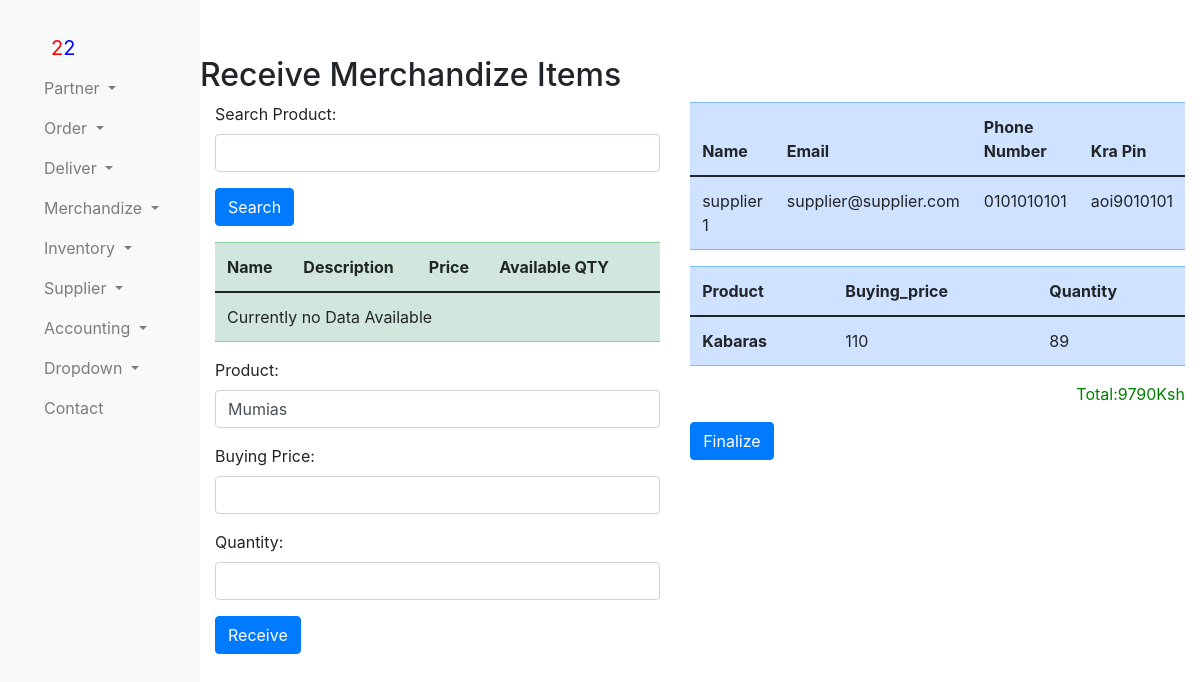
Screenshot of /product/receiveMerchandizeProduct/ (signed in) with the database file from the repository.
### product/models.py (models this page shows)
class ReceiveGoodsCategoryModelHolder(models.Model):
    supplier = models.ForeignKey(SupplierDetailModel,on_delete=models.SET_DEFAULT,default=1)
    receivedBY = models.ForeignKey(settings.AUTH_USER_MODEL, on_delete=models.CASCADE)

class ReceiveGoodsDetailHolderModel(models.Model):
    receive_goods_category  =  models.ForeignKey(ReceiveGoodsCategoryModelHolder,on_delete=models.SET_DEFAULT,default=1)
    product =  models.ForeignKey(ProductModel,on_delete=models.SET_DEFAULT,default=1)
    buying_price = models.IntegerField()
    quantity = models.IntegerField()

class ProductModel(models.Model):
    product_category =  models.ForeignKey(ProductCategoryModel,on_delete=models.SET_DEFAULT,default=1)
    product_name = models.CharField(max_length=255)
    product_description = models.CharField(max_length=255)
    product_price = models.IntegerField()
    packaging_quantity = models.IntegerField()
    product_quantity = models.IntegerField()
    product_image = models.ImageField(upload_to='product_images/',default='media/')
    def __str__(self):
        return  self.product_name

### supplier/models.py (models this page shows, shortened)
class SupplierDetailModel(models.Model):
    supplier_name = models.CharField(max_length=255)
    supplier_email_address = models.CharField(max_length=255)
    supplier_phone_number = models.CharField(max_length=255)
    supplier_kra_pin = models.CharField(max_length=255)
    supplier_bank_1 = models.CharField(max_length=255)
    supplier_bank_1_number = models.CharField(max_length=255)
    supplier_bank_2 = models.CharField(max_length=255)
    supplier_bank_2_number = models.CharField(max_length=255)

### product/views.py (the view, shortened to what this page needs)
def receiveMerchandizeProductView(request):
    currentUser= request.user
    product_id=request.GET.get('product_id')
    form=SearchProductForm
    productForm=AddReceiveGoodsDetailForm
    productResult = []
    if 'searchProduct' in request.GET:
        form = SearchProductForm(request.GET)
        if form.is_valid():
            searchProduct=form.cleaned_data['searchProduct']
            productResult=ProductModel.objects.filter(product_name__icontains=searchProduct)
    receivedSupplier=ReceiveGoodsCategoryModelHolder.objects.filter(receivedBY=currentUser).latest('id')
    if product_id is not None:
        product = ProductModel.objects.get(pk=product_id)
        productForm=AddReceiveGoodsDetailForm(initial={"product":product})
    else:
        productForm=AddReceiveGoodsDetailForm()
    receivedItems=ReceiveGoodsDetailHolderModel.objects.filter(receive_goods_category=receivedSupplier)
    pretotal=[]
    for i in receivedItems:
       itemTotal= i.buying_price*i.quantity
       pretotal.append(itemTotal)
    orderTotal=sum(pretotal)
    return render(request,'receiveMerchandizeProduct.html',{
                                                            "form":form,
                                                            "receivedSupplier":receivedSupplier,
                                                            "productResult":productResult,
                                                            "productForm":productForm,
                                                            "receivedItems":receivedItems,
                                                            "orderTotal":orderTotal
                                                            })

### product/forms.py
class AddReceiveGoodsDetailForm(forms.ModelForm):
    class Meta:
        model = ReceiveGoodsDetailHolderModel
        fields = [
                "product",
                "buying_price",
                "quantity",
        ]
        labels={
                "product":"Product",
                "buying_price":"Buying Price",
                "quantity":"Quantity",
        }
        widgets ={
                "product":forms.Select(attrs={'class':'form-control'}),
                "buying_price":forms.NumberInput(attrs={'class':'form-control'}),
                "quantity":forms.NumberInput(attrs={'class':'form-control'}),
        }

### product/templates/receiveMerchandizeProduct.html (shortened to what this page needs)
{%extends 'partnerBase.html'%}
{%block content%}
    <h2>Receive  Merchandize Items</h2>
<div class="container">
    <div class="row align-items-start">
      <div class="col">
        <div>
        <form method="get">
                {{form.as_p}}
                <button type="submit" class="btn btn-primary">Search</button>
            </form>
        </div>
        <div>
     <table class="table table-success">
       <thead>
         <tr>
           <th scope="col">Name</th>
           <th scope="col">Description</th>
           <th scope="col">Price</th>
           <th scope="col">Available QTY</th>
           <th></th>
         </tr>
       </thead>
       <tbody>
           {% for pro  in  productResult %}
         <tr>
           <th scope="row">{{pro.product_name }}</th>
           <td>{{pro.product_description}}</td>
           <td>{{pro.product_price}}</td>
           <td>{{pro.product_quantity}}</td>
           <td><a href="?product_id={{ pro.id }}" type="button" class="btn btn-primary">+</a></td>
         </tr>
         {% empty %}
         <tr><td colspan="5">Currently no Data Available</td></tr>
         {%endfor%}
       </tbody>
     </table>
    </div>
    <div>
        <form method="post">
            {{productForm.as_p}}
            <button type="submit" class="btn btn-primary">Receive</button>
        </form>
    </div>
      </div>
      <div class="col">
        <div>
            <table class="table table-primary">
              <thead>
                <tr>
                  <th scope="col">Name</th>
                  <th scope="col">Email</th>
                  <th scope="col">Phone Number</th>
                  <th scope="col">Kra Pin</th>
                </tr>
              </thead>
              <tbody>
                <tr>
                  <td scope="row">{{receivedSupplier.supplier.supplier_name }}</td>
                  <td scope="row">{{receivedSupplier.supplier.supplier_email_address}}</td>
                  <td scope="row">{{receivedSupplier.supplier.supplier_phone_number}}</td>
                  <td scope="row">{{receivedSupplier.supplier.supplier_kra_pin}}</td>
                </tr>
              </tbody>
            </table>
          </div>
          <div>
     <table class="table table-primary">
        <thead>
          <tr>
            <th scope="col">Product </th>
            <th scope="col">Buying_price</th>
            <th scope="col">Quantity</th>
          </tr>
        </thead>
        <tbody>
            {% for pro  in  receivedItems %}
          <tr>
            <th scope="row">{{pro.product  }}</th>
            <td>{{pro.buying_price}}</td>
            <td>{{pro.quantity}}</td>
          </tr>
          {% empty %}
          <tr><td colspan="5">Currently no Data Available</td></tr>
          {%endfor%}
        </tbody>
      </table>
      <p style="color: green;text-align: right;">Total:{{orderTotal}}Ksh</p>
          </div>
        <a href="{% url 'finalizeReceiveProduct_url' %}" type="button" class="btn btn-primary">Finalize</a>
      </div>
    </div>
</div>
{%endblock%}

### rows the page displays
ReceiveGoodsCategoryModelHolder: supplier.supplier_name "supplier 1", supplier.supplier_email_address "supplier@supplier.com", supplier.supplier_phone_number "0101010101", supplier.supplier_kra_pin "aoi9010101"
ReceiveGoodsDetailHolderModel: product "Kabaras", buying_price "110", quantity "89"

### other values shown
{{ orderTotal }} "9790"
